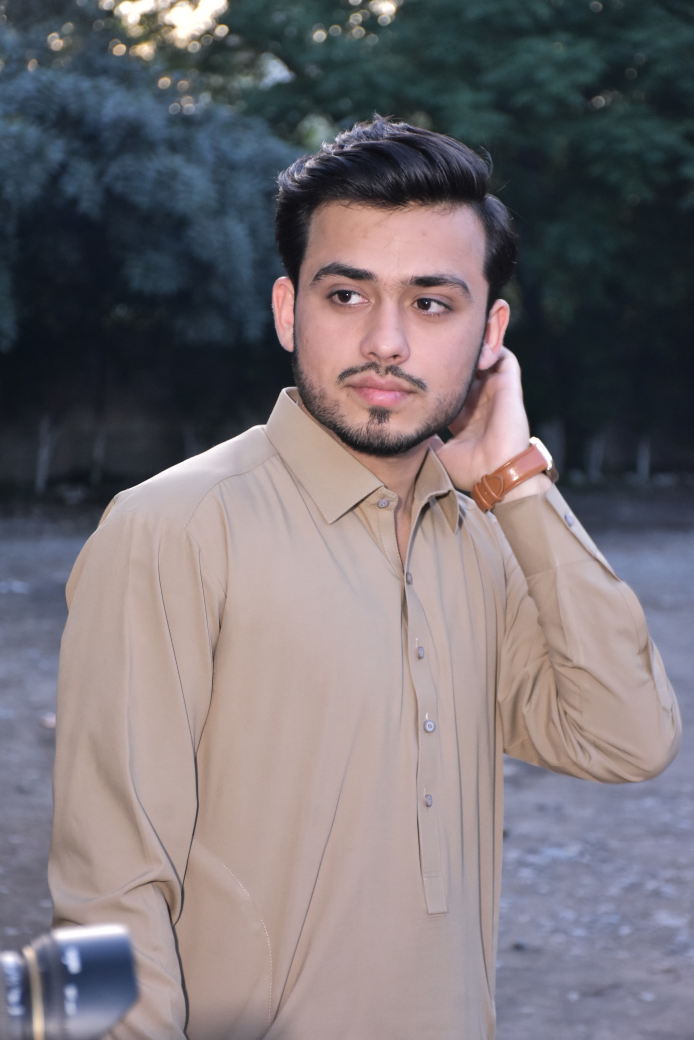
#> input picture Python/Python-Projects/Project Background bluring/image.jpg, 2773 x 4160 px (shown at 1/4 size)
$ python main.py
#> lines starting #> are read from the running program, lines starting #| are printed output that depends on the picture; after the words box and inside, x2 and y2 are one past the last pixel; in counts of white or black regions, pixels touching at a corner belong together
import cv2
import numpy as np

# Load the image
image = cv2.imread('image.jpg')
#> image is the input picture: shape (4160, 2773, 3); mean B, G, R 116.9, 112.3, 118.4
image = cv2.resize(image, (500, 480))  # Resize for convenience
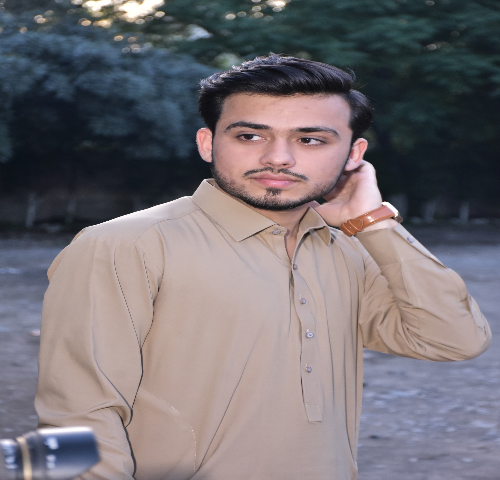
#> image: shape (480, 500, 3); mean B, G, R 116.9, 112.2, 118.4

# Create a mask (Assume manual mask for simplicity)
# This example assumes the foreground is a rectangle (x, y, width, height)
mask = np.zeros(image.shape[:2], dtype="uint8")
cv2.rectangle(mask, (200, 150), (600, 450), 255, -1)  # Example ROI
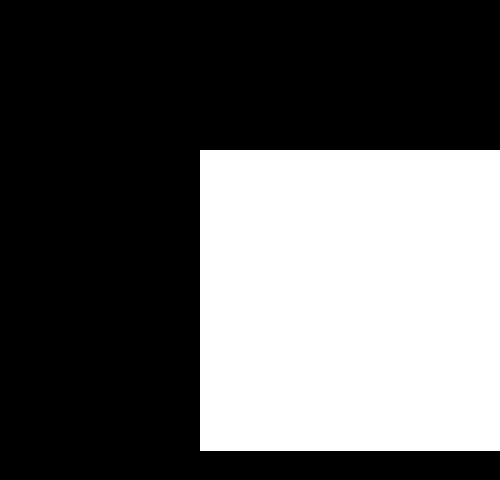
#> mask: shape (480, 500); 37.6% white; 1 white region, box (x1, y1, x2, y2) and area: (200, 150, 500, 451) 90300

# Blur the image
blurred = cv2.GaussianBlur(image, (51, 51), 0)
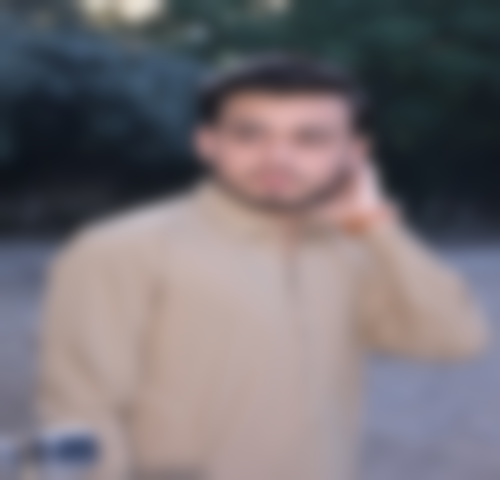
#> blurred: shape (480, 500, 3); mean B, G, R 116.9, 112.2, 118.4

# Combine blurred background and original foreground
foreground = cv2.bitwise_and(image, image, mask=mask)
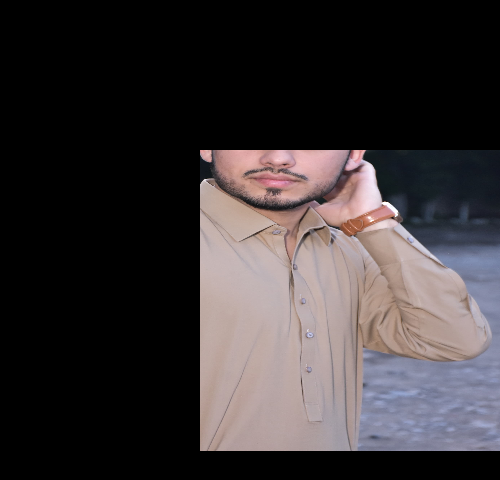
#> foreground: shape (480, 500, 3); mean B, G, R 53.4, 52, 57.3
background = cv2.bitwise_and(blurred, blurred, mask=cv2.bitwise_not(mask))
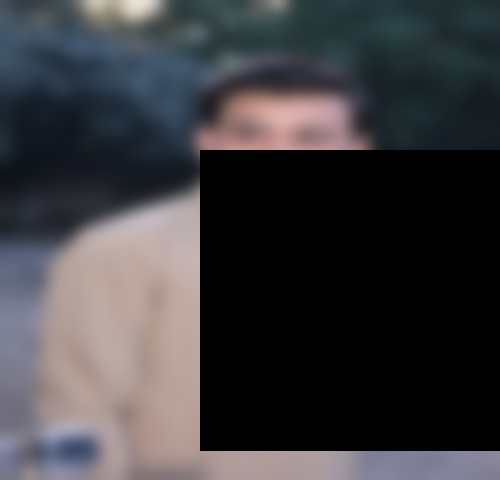
#> background: shape (480, 500, 3); mean B, G, R 63.5, 60.3, 61.1
combined = cv2.add(foreground, background)
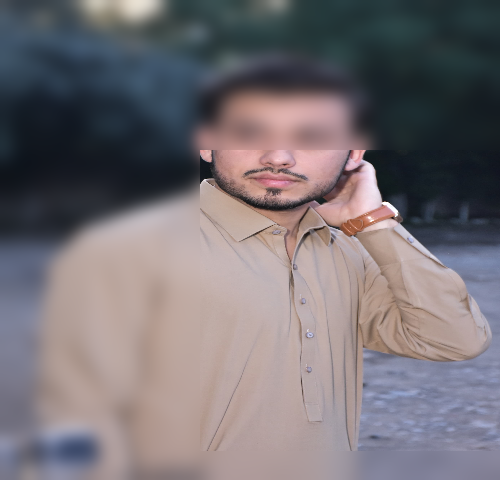
#> combined: shape (480, 500, 3); mean B, G, R 116.9, 112.3, 118.4

# Display and save the result
cv2.imshow('Blurred Background', combined)
cv2.imwrite('blurred_background.jpg', combined)

cv2.waitKey(0)
cv2.destroyAllWindows()
